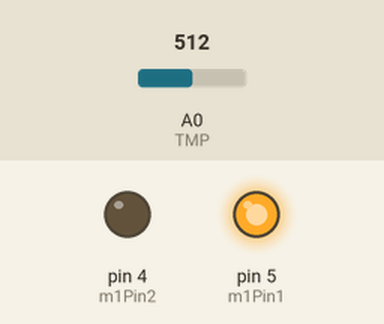
Simulated run of this sketch. Board: Arduino Uno, built with avr-gcc and run on an emulated ATmega328P. Shown: output pins drawn as LEDs (lit = HIGH). Inputs (shaded band) come from the test bench; at power-on: A0 (TMP) = 512.

Above: at 1.2 s.
1.3 s: A0 (TMP) set to 223
2.8 s: A0 (TMP) set to 195
At 3.9 s:
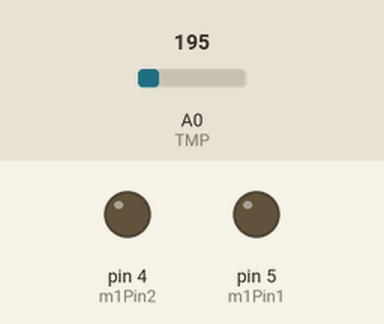
4.3 s: A0 (TMP) set to 306
At 5.0 s:
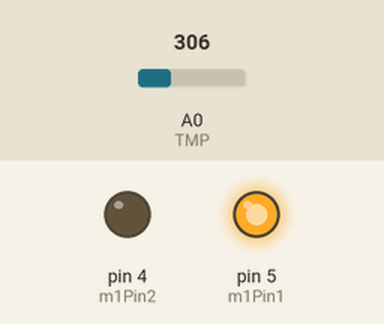
5.8 s: A0 (TMP) set to 122
At 6.2 s:
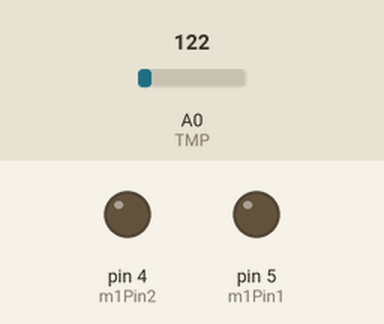
Timing chart, 0 to 8.3 s (numbered marks = the images above; inputs shaded):
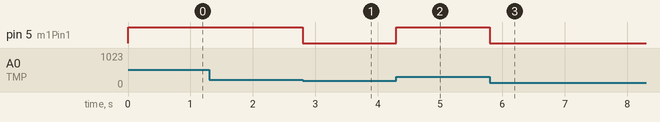

Measured:
- the behaviour switches between 207 and 206 on A0 (TMP) (found by bisection; images 0 and 1)
- after the input at 1.3 s, every drawn part: stays the same
- after the input at 2.8 s, pin 5 (m1Pin1): HIGH → LOW at once
- after the input at 4.3 s, pin 5 (m1Pin1): LOW → HIGH at once
- after the input at 5.8 s, pin 5 (m1Pin1): HIGH → LOW at once

The sketch:

code.ino
```cpp
int m1Pin1 = 5;
int m1Pin2 = 4;

int TMP = A0;

float tmp(int pin)
{
  int TMPValue = analogRead(pin);
  float mv = TMPValue / 1023.0;
  mv *= 5;
  mv -= .5;
  mv *= 1000;
  float cl = mv / 10;
  return cl;
}

void setup()
{
  //Serial.begin(9600);
  pinMode(m1Pin1, OUTPUT);
  pinMode(m1Pin2, OUTPUT);
  pinMode(TMP, INPUT);
}

void loop()
{
  int TMPValue = tmp(TMP);

  if (TMPValue > 50)
  {
  digitalWrite(m1Pin1, HIGH);
  digitalWrite(m1Pin2, LOW);
  }

  else
  {

  digitalWrite(m1Pin1, LOW);
  digitalWrite(m1Pin2, LOW);
  }

}
```
